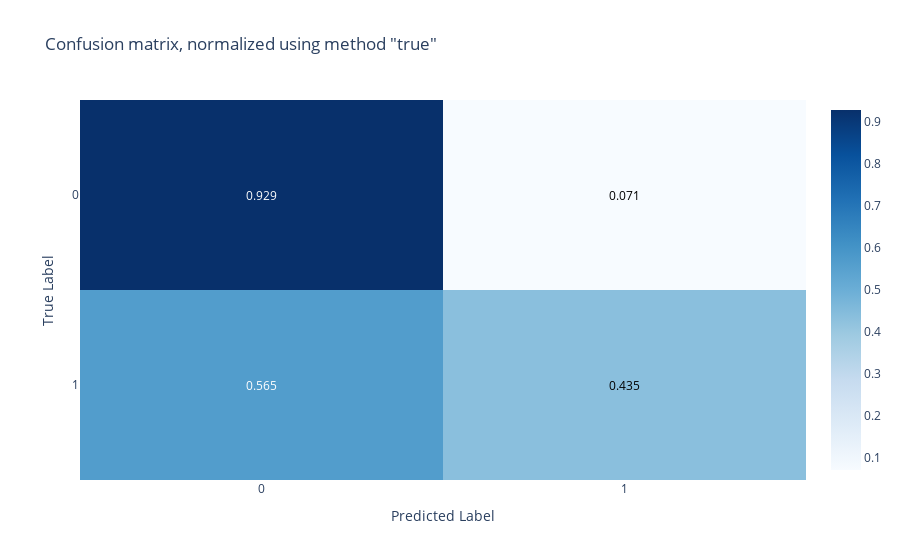

Write notebook code for a chart like this one.
### Code cell
graph_confusion_matrix(y_test, predictions)

### Figure 1 — Plotly figure (JSON) as saved in the notebook; plotly's stock layout.template omitted (floating-point values rounded to 4 significant figures)
{"data": [{"colorscale": [[0, "rgb(247,251,255)"], [0.125, "rgb(222,235,247)"], [0.25, "rgb(198,219,239)"], [0.375, "rgb(158,202,225)"], [0.5, "rgb(107,174,214)"], [0.625, "rgb(66,146,198)"], [0.75, "rgb(33,113,181)"], [0.875, "rgb(8,81,156)"], [1, "rgb(8,48,107)"]], "customdata": [[6742, 518], [118, 91]], "hovertemplate": "<b>True</b>: %{y}<br><b>Predicted</b>: %{x}<br><b>Normalized Count</b>: %{z}<br><b>Raw Count</b>: %{customdata} <br><extra></extra>", "reversescale": false, "showscale": true, "type": "heatmap", "x": [0, 1], "y": [0, 1], "z": [[0.9287, 0.07135], [0.5646, 0.4354]]}], "layout": {"annotations": [{"font": {"color": "#FFFFFF"}, "showarrow": false, "text": "0.929", "x": 0, "xref": "x", "y": 0, "yref": "y"}, {"font": {"color": "#000000"}, "showarrow": false, "text": "0.071", "x": 1, "xref": "x", "y": 0, "yref": "y"}, {"font": {"color": "#FFFFFF"}, "showarrow": false, "text": "0.565", "x": 0, "xref": "x", "y": 1, "yref": "y"}, {"font": {"color": "#000000"}, "showarrow": false, "text": "0.435", "x": 1, "xref": "x", "y": 1, "yref": "y"}], "title": {"text": "Confusion matrix, normalized using method \"true\""}, "xaxis": {"dtick": 1, "gridcolor": "rgb(0, 0, 0)", "side": "bottom", "ticks": "", "tickvals": [0, 1], "title": {"text": "Predicted Label"}, "type": "category"}, "yaxis": {"autorange": "reversed", "dtick": 1, "ticks": "", "ticksuffix": "  ", "tickvals": [0, 1], "title": {"text": "True Label"}, "type": "category"}}}
